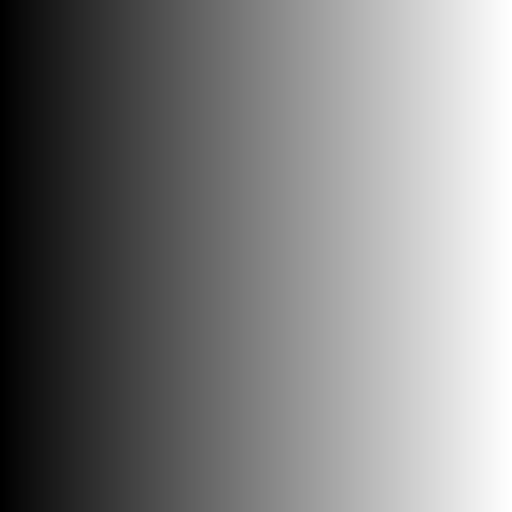
#> input picture Lab Assignment 3/Fig0307(a)(intensity_ramp)/Fig0307(a)(intensity_ramp).tif, 512 x 512 px
$ python intensity_ramp.py
#> lines starting #> are read from the running program, lines starting #| are printed output that depends on the picture
from PIL import Image
import numpy as np
import matplotlib.pyplot as plt
import os

gamma_monitor = 2.5
gamma_correct = 1 / gamma_monitor

script_dir = os.path.dirname(os.path.abspath(__file__))

img_path = os.path.join(script_dir, "Fig0307(a)(intensity_ramp).tif")

img = Image.open(img_path).convert("L")
#> img is the input picture: PIL image 512x512 L; min 0, max 255, mean 127.5
img = np.array(img, dtype=np.float32)
#> img: shape (512, 512) float32

img_norm = img / 255.0

# (b) Image as viewed on monitor with gamma = 2.5
monitor_img = img_norm ** gamma_monitor
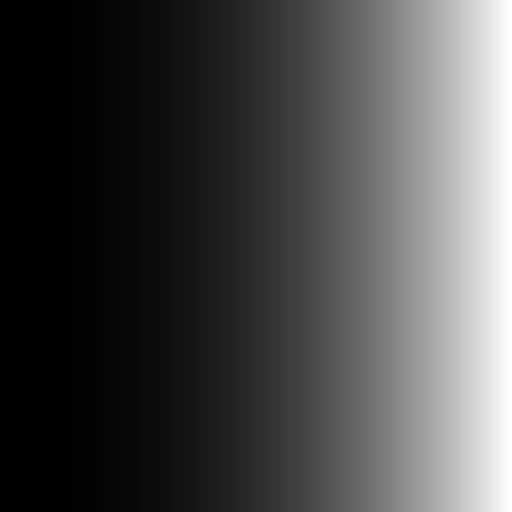
#> monitor_img: shape (512, 512) float32; min 0, max 1, mean 0.287

# (c) Gamma-corrected image
gamma_corrected = img_norm ** gamma_correct
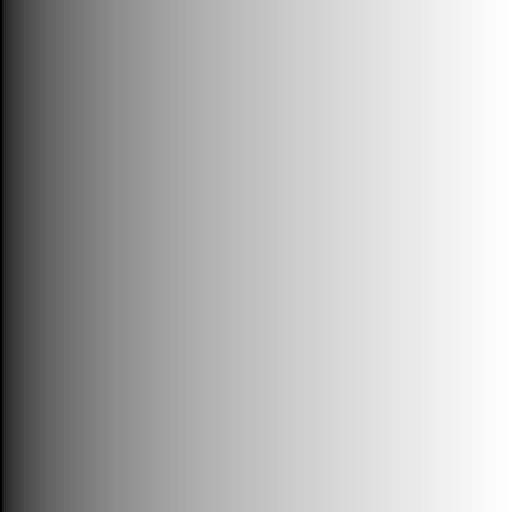
#> gamma_corrected: shape (512, 512) float32; min 0, max 1, mean 0.713

# (d) Corrected image viewed on same monitor
final_view = gamma_corrected ** gamma_monitor

monitor_img = (monitor_img * 255).astype(np.uint8)
gamma_corrected = (gamma_corrected * 255).astype(np.uint8)
final_view = (final_view * 255).astype(np.uint8)

# Display results
plt.figure(figsize=(10,8))


plt.subplot(2,2,1)
plt.title("(a) Original Image")
plt.imshow(img, cmap='gray')
plt.axis('off')

plt.subplot(2,2,2)
plt.title("(b) Viewed on γ = 2.5 Monitor")
plt.imshow(monitor_img, cmap='gray')
plt.axis('off')

plt.subplot(2,2,3)
plt.title("(c) Gamma-corrected Image")
plt.imshow(gamma_corrected, cmap='gray')
plt.axis('off')

plt.subplot(2,2,4)
plt.title("(d) Corrected Image on Same Monitor")
plt.imshow(final_view, cmap='gray')
plt.axis('off')

plt.tight_layout()
plt.show()
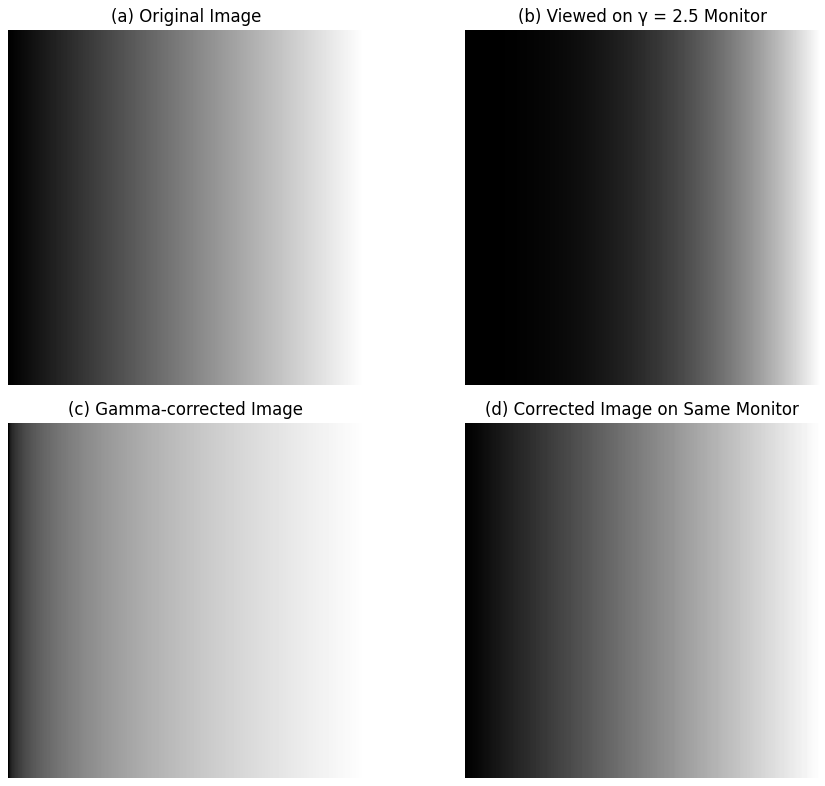
#> figure drawn by matplotlib, 4 panels
